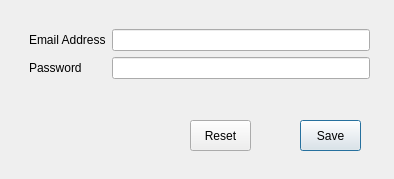
<?xml version="1.0" encoding="UTF-8"?>
<ui version="4.0">
 <class>Login</class>
 <widget class="QDialog" name="Login">
  <property name="geometry">
   <rect>
    <x>0</x>
    <y>0</y>
    <width>394</width>
    <height>179</height>
   </rect>
  </property>
  <property name="minimumSize">
   <size>
    <width>0</width>
    <height>0</height>
   </size>
  </property>
  <property name="windowTitle">
   <string>Login Page</string>
  </property>
  <widget class="QWidget" name="formLayoutWidget">
   <property name="geometry">
    <rect>
     <x>29</x>
     <y>29</y>
     <width>341</width>
     <height>71</height>
    </rect>
   </property>
   <layout class="QFormLayout" name="formLayout">
    <item row="0" column="0">
     <widget class="QLabel" name="label">
      <property name="text">
       <string>Email Address</string>
      </property>
     </widget>
    </item>
    <item row="0" column="1">
     <widget class="QLineEdit" name="txtEmail"/>
    </item>
    <item row="1" column="0">
     <widget class="QLabel" name="label_2">
      <property name="text">
       <string>Password</string>
      </property>
     </widget>
    </item>
    <item row="1" column="1">
     <widget class="QLineEdit" name="txtPassword"/>
    </item>
   </layout>
  </widget>
  <widget class="QPushButton" name="btnSave">
   <property name="geometry">
    <rect>
     <x>300</x>
     <y>120</y>
     <width>61</width>
     <height>31</height>
    </rect>
   </property>
   <property name="text">
    <string>Save</string>
   </property>
  </widget>
  <widget class="QPushButton" name="btnReset">
   <property name="geometry">
    <rect>
     <x>190</x>
     <y>120</y>
     <width>61</width>
     <height>31</height>
    </rect>
   </property>
   <property name="text">
    <string>Reset</string>
   </property>
  </widget>
 </widget>
 <resources/>
 <connections/>
</ui>
